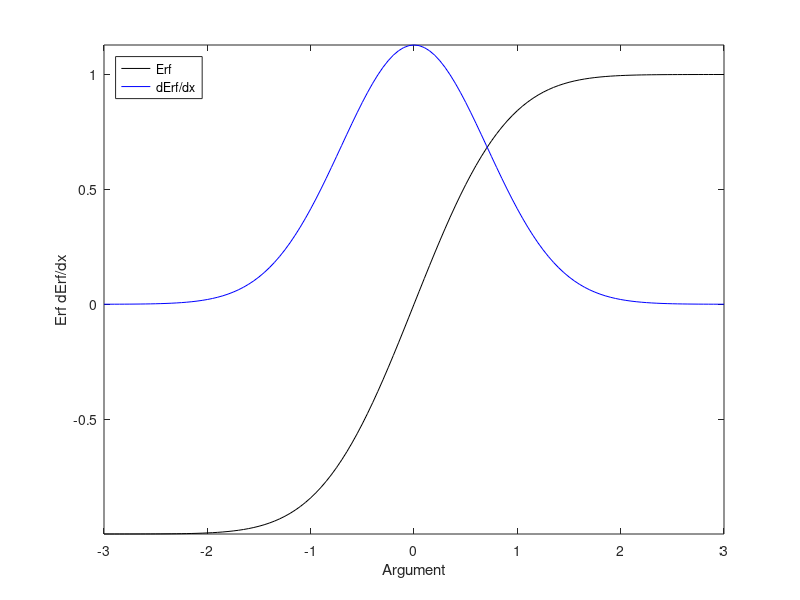

Recreate this plot in MATLAB.
% HW5_1: Matlab script output Erf and its derivative
%
arg = -3:0.25:3;
% Make a table with the results in it
Results = [ arg ; erf(arg) ; 2/sqrt(pi)*exp(-arg.^2) ];
fprintf('\n12.010 HW05 Q01: Table of Erf and its derivative\n');
fprintf('-------------------------------------\n');
fprintf('|  Arg x  |    Erf(x)  |  d(Erf)/dx |\n');
fprintf('-------------------------------------\n');
fprintf('| %7.3f | %10.5f | %10.5f |\n',Results); 
fprintf('-------------------------------------\n');
%% Create Figure of results
% Regenerate results at finer spacing.
figure ;
arg = -3:0.05:3;
Results = [ arg ; erf(arg) ; 2/sqrt(pi)*exp(-arg.^2) ];
plot(Results(1,:),Results(2,:),'k',Results(1,:),Results(3,:),'b');
xlabel('Argument'); ylabel('Erf dErf/dx'); 
legend('Erf','dErf/dx','Location','NorthWest')
axis tight;

